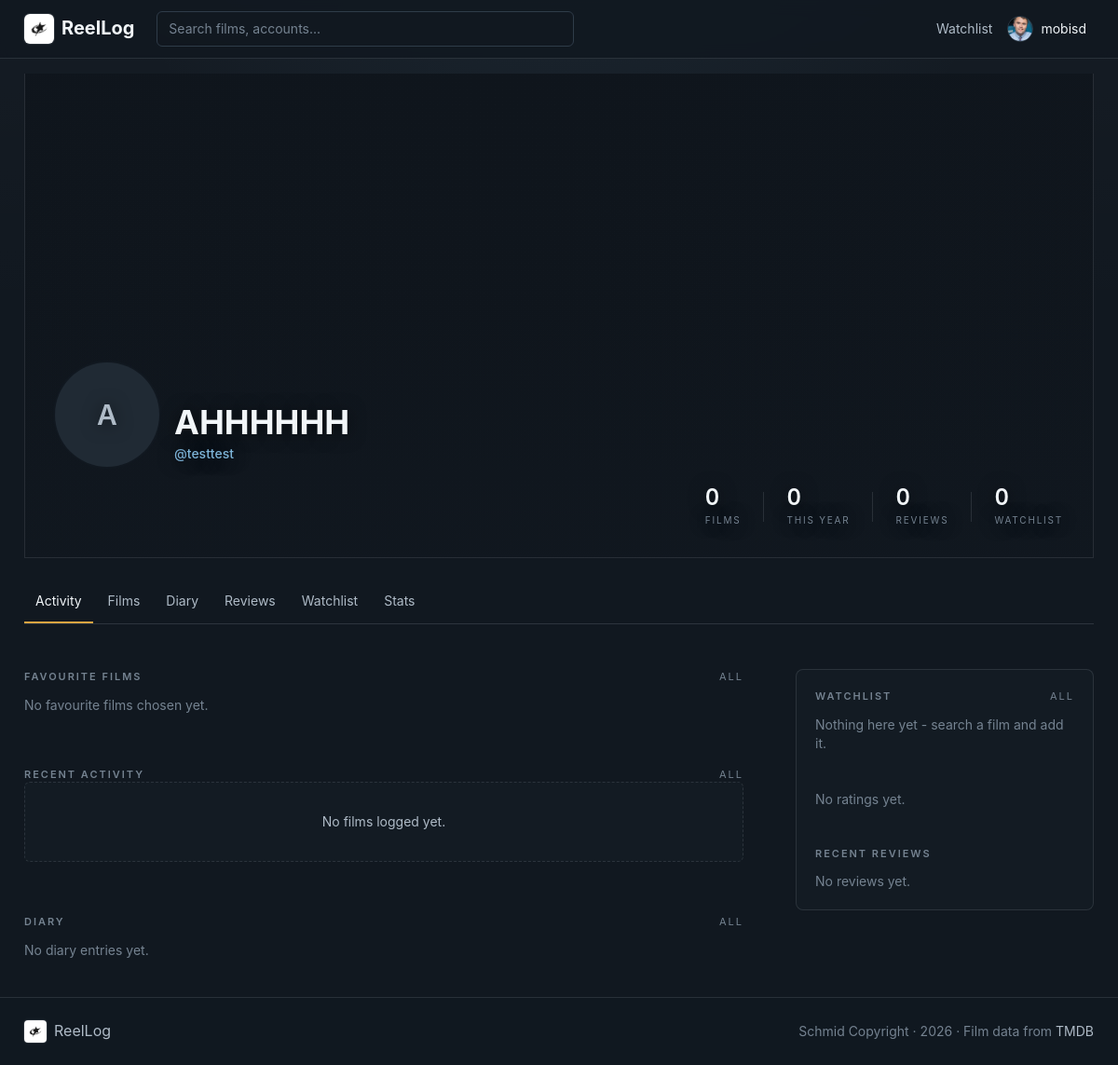
The app's page /testtest (signed in) with its own data.
### app/models.py (models this page shows, shortened)
class User(UserMixin, db.Model):
    __tablename__ = "users"
    id = db.Column(db.Integer, primary_key=True)
    username = db.Column(db.String(20), unique=True, nullable=False, index=True)
    email = db.Column(db.String(255), unique=True, nullable=False)
    password_hash = db.Column(db.String(255), nullable=False)
    display_name = db.Column(db.String(80), nullable=True)
    bio = db.Column(db.Text, nullable=True)
    avatar_url = db.Column(db.String(500), nullable=True)
    backdrop_url = db.Column(db.String(500), nullable=True)
    created_at = db.Column(db.DateTime, default=datetime.utcnow, nullable=False)
    logs = db.relationship(
        "LogEntry",
        back_populates="user",
        cascade="all, delete-orphan",
        order_by=lambda: (LogEntry.created_at.desc(), LogEntry.id.desc()),
    )
    watchlist = db.relationship(
        "WatchlistItem",
        back_populates="user",
        cascade="all, delete-orphan",
        order_by="WatchlistItem.added_at.desc()",
    )
    favorite_films = db.relationship(
        "UserFavoriteFilm",
        back_populates="user",
        cascade="all, delete-orphan",
        order_by="UserFavoriteFilm.position.asc()",
    )
    @property
    def name(self) -> str:
        return self.display_name or self.username
    @property
    def films_watched(self) -> int:
        return len({log.film_id for log in self.logs})
    @property
    def films_watched_this_year(self) -> int:
        year = date.today().year
        return len(
            {
                log.film_id
                for log in self.logs
                if log.watched_on and log.watched_on.year == year
            }
        )
    @property
    def review_count(self) -> int:
        return sum(1 for log in self.logs if (log.review or "").strip())
    @property
    def watchlist_count(self) -> int:
        return len(self.watchlist)
    image_overrides = db.relationship(
        "UserFilmImage",
        back_populates="user",
        cascade="all, delete-orphan",
    )

### app/users/routes.py (the view)
@users_bp.route("/<username>")
def profile(username: str):
    user = _get_user_or_404(username)
    recent_logs = (
        LogEntry.query.options(joinedload(LogEntry.film))
        .filter_by(user_id=user.id)
        .order_by(LogEntry.created_at.desc())
        .limit(12)
        .all()
    )
    reviews = [
        log
        for log in (
            LogEntry.query.options(joinedload(LogEntry.film))
            .filter(LogEntry.user_id == user.id, LogEntry.review.isnot(None))
            .order_by(LogEntry.created_at.desc())
            .limit(6)
            .all()
        )
        if log.has_review
    ]
    diary_preview = (
        LogEntry.query.options(joinedload(LogEntry.film))
        .filter(LogEntry.user_id == user.id, LogEntry.watched_on.isnot(None))
        .order_by(LogEntry.watched_on.desc(), LogEntry.created_at.desc())
        .limit(6)
        .all()
    )
    watchlist_preview = (
        WatchlistItem.query.options(joinedload(WatchlistItem.film))
        .filter_by(user_id=user.id)
        .order_by(WatchlistItem.added_at.desc())
        .limit(6)
        .all()
    )
    histogram = [0] * 10
    for log in user.logs:
        if log.rating:
            histogram[log.rating - 1] += 1
    favorite_films = [item.film for item in user.favorite_films]
    return render_template(
        "profile.html",
        user=user,
        recent_logs=recent_logs,
        reviews=reviews,
        diary_preview=diary_preview,
        watchlist_preview=watchlist_preview,
        histogram=histogram,
        favorite_films=favorite_films,
    )

### app/templates/profile.html (shortened to what this page needs)
{% extends "base.html" %}
{% from "partials/macros.html" import film_poster, stars_display, empty_state, section_label, ratings_histogram with context %}
{% block content %}
  {% set active = 'activity' %}
  {% include "partials/profile_header.html" %}
  <div class="mx-auto max-w-content">
    <div class="grid grid-cols-1 gap-x-14 gap-y-12 lg:grid-cols-[minmax(0,1fr)_320px] lg:items-start">
      <div class="space-y-14">
        <section id="films">
          {{ section_label("Favourite films", url_for('users.films', username=user.username)) }}
          {% if favorite_films %}
            <div class="mt-4 grid grid-cols-2 gap-4 sm:grid-cols-4">
              {% for film in favorite_films %}
                {{ film_poster(film) }}
              {% endfor %}
            </div>
          {% else %}
            <p class="mt-3 text-sm text-text-mute">No favourite films chosen yet.</p>
          {% endif %}
        </section>
        <section>
          {{ section_label("Recent activity", url_for('users.diary', username=user.username)) }}
          {% if recent_logs %}
            <div class="poster-grid mt-4">
              {% for log in recent_logs %}
                <div>
                  {{ film_poster(log.film) }}
                  <div class="mt-1 flex items-center justify-between text-xs text-text-mute">
                    {{ stars_display(log.rating) }}
                    {% if log.liked %}<span class="text-like">♥</span>{% endif %}
                  </div>
                </div>
              {% endfor %}
            </div>
          {% else %}
            {{ empty_state("No films logged yet.") }}
          {% endif %}
        </section>
        <section>
          {{ section_label("Diary", url_for('users.diary', username=user.username)) }}
          {% if diary_preview %}
            <ul class="mt-4 divide-y divide-line">
              {% for log in diary_preview %}
                <li class="grid grid-cols-[3.5rem_2.5rem_minmax(0,1fr)_auto] items-start gap-3 py-4">
                  <div class="text-xs uppercase tracking-[0.18em] text-mute">
                    <span class="block text-sm font-semibold text-text-dim [font-variant-numeric:tabular-nums]">{{ log.watched_on.strftime('%d') }}</span>
                    <span>{{ log.watched_on.strftime('%b') }}</span>
                  </div>
                  <a href="{{ url_for('films.film', tmdb_id=log.film.tmdb_id) }}" class="poster w-10 shrink-0">
                    <img src="{{ effective_poster_url(log.film, current_user, 'w185') }}" alt="{{ log.film.title }} poster" loading="lazy" />
                  </a>
                  <div class="min-w-0">
                    <a href="{{ url_for('films.film', tmdb_id=log.film.tmdb_id) }}" class="font-medium hover:text-link">
                      {{ log.film.title }}{% if log.film.release_year %} <span class="text-text-mute">{{ log.film.release_year }}</span>{% endif %}
                    </a>
                    {% if log.review %}
                      <p class="mt-1 line-clamp-2 whitespace-pre-line text-sm text-text-dim">{{ log.review }}</p>
                    {% endif %}
                  </div>
                  <span class="flex shrink-0 items-center gap-2 text-sm">
                    {{ stars_display(log.rating) }}
                    {% if log.liked %}<span class="text-like">♥</span>{% endif %}
                  </span>
                </li>
              {% endfor %}
            </ul>
          {% else %}
            <p class="mt-3 text-sm text-text-mute">No diary entries yet.</p>
          {% endif %}
        </section>
      </div>
      <aside class="space-y-10 rounded-lg border border-line bg-surface/40 p-5">
        <section>
          {{ section_label("Watchlist", url_for('users.watchlist', username=user.username)) }}
          {% if watchlist_preview %}
            <div class="mt-4 grid grid-cols-3 gap-2">
              {% for item in watchlist_preview %}
                {{ film_poster(item.film) }}
              {% endfor %}
            </div>
          {% else %}
            <p class="mt-3 text-sm text-text-mute">Nothing here yet - search a film and add it.</p>
          {% endif %}
        </section>
        <section>
          {% if histogram|sum %}
            <div class="mt-3">
              {{ ratings_histogram(histogram) }}
            </div>
          {% else %}
            <p class="mt-3 text-sm text-text-mute">No ratings yet.</p>
          {% endif %}
        </section>
        <section id="reviews">
          {{ section_label("Recent reviews") }}
          {% if reviews %}
            <ul class="mt-3 space-y-4">
              {% for r in reviews %}
                <li class="border-b border-line pb-4">
                  <a href="{{ url_for('films.film', tmdb_id=r.film.tmdb_id) }}" class="font-medium hover:text-link">
                    {{ r.film.title }}{% if r.film.release_year %} <span class="text-text-mute">{{ r.film.release_year }}</span>{% endif %}
                  </a>
                  <div class="mt-1 flex items-center gap-2 text-xs">
                    {{ stars_display(r.rating) }}
                    {% if r.liked %}<span class="text-like">♥</span>{% endif %}
                  </div>
                  {% if r.contains_spoilers %}
                    <details class="mt-1 text-sm text-text-dim">
                      <summary class="cursor-pointer text-text-mute">Contains spoilers</summary>
                      <p class="mt-1 whitespace-pre-line">{{ r.review }}</p>
                    </details>
                  {% else %}
                    <p class="mt-1 line-clamp-3 whitespace-pre-line text-sm text-text-dim">{{ r.review }}</p>
                  {% endif %}
                </li>
              {% endfor %}
            </ul>
          {% else %}
            <p class="mt-3 text-sm text-text-mute">No reviews yet.</p>
          {% endif %}
        </section>
      </aside>
    </div>
  </div>
{% endblock %}

### app/templates/partials/macros.html (shortened to what this page needs)
{% macro section_label(text, more_href=None, more_text="All") %}
  <div class="flex items-baseline justify-between gap-3">
    <h2 class="text-[11px] font-semibold uppercase tracking-[0.18em] text-mute">{{ text }}</h2>
    {% if more_href %}
      <a href="{{ more_href }}" class="text-[11px] uppercase tracking-[0.18em] text-mute transition hover:text-link">{{ more_text }}</a>
    {% endif %}
  </div>
{% endmacro %}
{% macro avatar(user, size_class="h-24 w-24", text_class="text-3xl") %}
  {% if user.avatar_url %}
    <img src="{{ user.avatar_url }}" alt="{{ user.name }}" class="{{ size_class }} shrink-0 rounded-full object-cover ring-2 ring-bg" />
  {% else %}
    <span class="{{ size_class }} {{ text_class }} flex shrink-0 items-center justify-center rounded-full bg-surface-2 font-semibold text-text-dim ring-2 ring-bg">{{ user.name[0]|upper }}</span>
  {% endif %}
{% endmacro %}
{% macro empty_state(message, icon=None) %}
  <div class="rounded-md border border-dashed border-line bg-surface/40 px-5 py-8 text-center">
    <p class="text-sm text-text-dim">{{ message }}</p>
  </div>
{% endmacro %}

### app/templates/partials/nav.html (shortened to what this page needs)
<header class="sticky top-0 z-40 border-b border-line bg-bg/85 backdrop-blur">
  <nav class="mx-auto flex max-w-content items-center gap-4 px-4 py-3" aria-label="Primary">
    <a href="{{ url_for('films.index') }}" class="flex shrink-0 items-center gap-2 font-title text-xl font-bold text-text transition hover:text-link">
      <img src="{{ url_for('static', filename='img/66ddd0a43433943549bd2beb9cec5273.jpg') }}" alt="" class="brand-logo ring-1 ring-line" />
      <span>ReelLog</span>
    </a>
    <form action="{{ url_for('films.search') }}" method="get" role="search" class="relative ml-2 max-w-md flex-1" data-live-search>
      <input id="nav-search" type="search" name="q" value="{{ request.args.get('q', '') if request.endpoint == 'films.search' else '' }}" placeholder="Search films, accounts..." autocomplete="off" class="input pr-9" data-search-input />
    </form>
    <div class="ml-auto flex items-center gap-2">
      {% if current_user.is_authenticated %}
        <a href="{{ url_for('users.watchlist', username=current_user.username) }}" class="hidden text-sm text-text-dim transition hover:text-link sm:inline">Watchlist</a>
        <details class="relative" data-menu>
          <summary class="flex cursor-pointer list-none items-center gap-2 rounded-md px-2 py-1 transition hover:bg-surface-2">
            {% if current_user.avatar_url %}
              <img src="{{ current_user.avatar_url }}" alt="" class="h-7 w-7 rounded-full border border-border object-cover" />
            {% else %}
              <span class="flex h-7 w-7 items-center justify-center rounded-full bg-surface-2 text-xs font-semibold text-text-dim">{{ current_user.name[0]|upper }}</span>
            {% endif %}
            <span class="hidden text-sm sm:inline">{{ current_user.name }}</span>
          </summary>
        </details>
      {% else %}
        <a href="{{ url_for('auth.login') }}" class="btn-ghost">Log in</a>
        <a href="{{ url_for('auth.register') }}" class="btn-primary">Sign up</a>
      {% endif %}
    </div>
  </nav>
</header>

### app/templates/partials/profile_header.html (shortened to what this page needs)
{% from "partials/macros.html" import avatar with context %}
<section class="-mx-4 -mt-10 mb-12 overflow-hidden">
  <div class="mx-auto max-w-content px-4">
    <div class="profile-hero relative overflow-hidden border-x border-b border-line">
      <div class="profile-hero-shade"></div>
      <div class="profile-hero-content">
        <div class="flex flex-col gap-5 lg:flex-row lg:items-end lg:justify-between">
        <div class="flex items-end gap-4">
            {% if user.avatar_url %}
              <button type="button" class="rounded-full transition hover:scale-[1.03] focus:outline-none focus:ring-2 focus:ring-link focus:ring-offset-2 focus:ring-offset-bg" data-avatar-open aria-label="Open {{ user.name }} profile picture">
                {{ avatar(user, "h-24 w-24 sm:h-28 sm:w-28", "text-3xl") }}
              </button>
            {% else %}
              {{ avatar(user, "h-24 w-24 sm:h-28 sm:w-28", "text-3xl") }}
            {% endif %}
            <div class="pb-1">
              <h1 class="font-title text-3xl font-bold tracking-tight sm:text-4xl">{{ user.name }}</h1>
              <p class="mt-1 text-sm font-medium text-link">@{{ user.username }}</p>
            </div>
          </div>
        </div>
        <div class="mt-5 flex flex-col gap-5 lg:flex-row lg:items-end lg:justify-between">
          <dl class="flex flex-wrap items-center gap-x-6 gap-y-3 [font-variant-numeric:tabular-nums]">
            {% set stats = [
              ('Films', user.films_watched),
              ('This year', user.films_watched_this_year),
              ('Reviews', user.review_count),
              ('Watchlist', user.watchlist_count),
            ] %}
            {% for label, value in stats %}
              <div>
                <dd class="font-title text-2xl font-semibold leading-none">{{ value }}</dd>
                <dt class="mt-1 text-[10px] uppercase tracking-[0.18em] text-mute">{{ label }}</dt>
              </div>
            {% endfor %}
          </dl>
        </div>
      </div>
    </div>
    <nav class="profile-tabs mt-6 flex flex-wrap gap-1 text-sm" aria-label="Profile sections">
      {% set tabs = [
        ('activity', 'Activity', url_for('users.profile', username=user.username)),
        ('films', 'Films', url_for('users.films', username=user.username)),
        ('diary', 'Diary', url_for('users.diary', username=user.username)),
        ('reviews', 'Reviews', url_for('users.reviews', username=user.username)),
        ('watchlist', 'Watchlist', url_for('users.watchlist', username=user.username)),
        ('stats', 'Stats', url_for('users.stats', username=user.username)),
      ] %}
      {% for key, label, href in tabs %}
        <a href="{{ href }}"
           class="shrink-0 border-b-2 px-3 py-3 {% if key == active %}border-accent text-text{% else %}border-transparent text-text-dim hover:text-text{% endif %}"
           {% if key == active %}aria-current="page"{% endif %}>{{ label }}</a>
      {% endfor %}
    </nav>
  </div>
</section>

### records on screen
User: avatar_url (picture), name "mobisd"
User: display_name "A", name "AHHHHHH", username "testtest"

### other values on screen
{{ value }} "0" "0" "0" "0"
{{ label }} "FILMS" "THIS YEAR" "REVIEWS" "WATCHLIST"
{{ label }} "Activity" "Films" "Diary" "Reviews" "Watchlist" "Stats"
{{ text }} "FAVOURITE FILMS RECENT ACTIVITY DIARY WATCHLIST RECENT REVIEWS"
{{ more_text }} "ALL ALL ALL ALL"
{{ message }} "No films logged yet."
